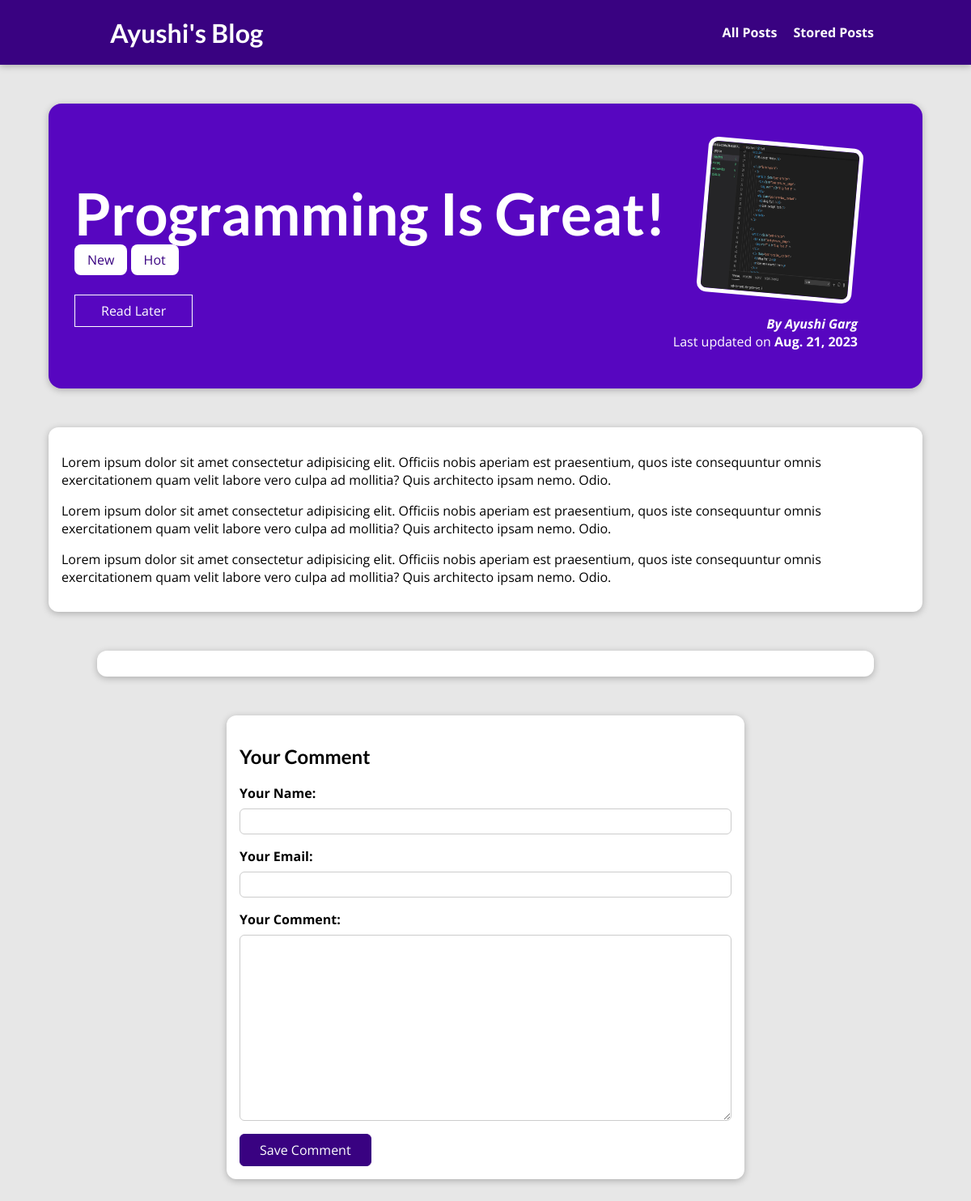
The page /blog/posts/programming-is-great on the database as committed earlier.
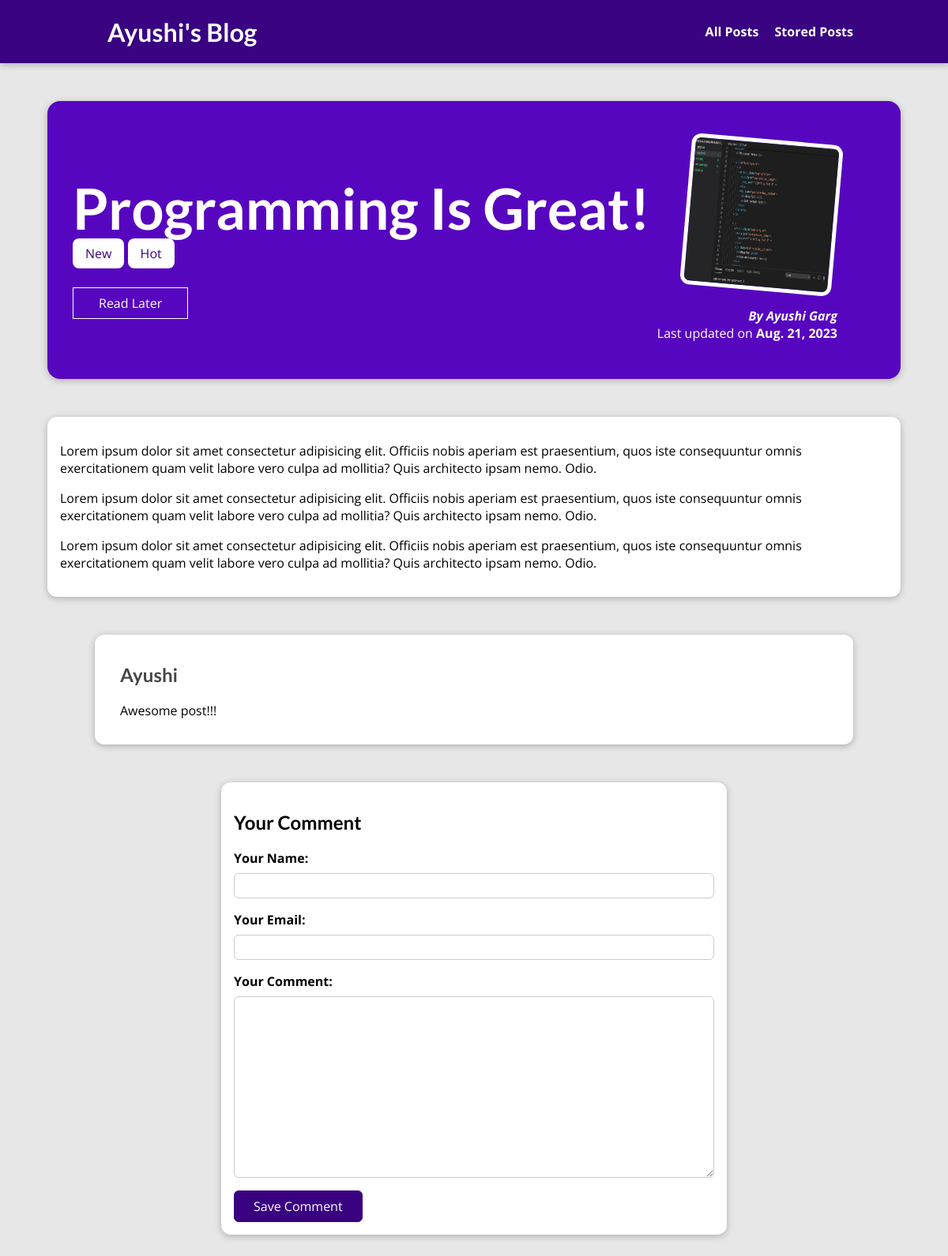
The same page on the database as committed later.
### blog/models.py (models this page shows, shortened)
class Tag(models.Model):
    caption = models.CharField(max_length=20)

class Comment(models.Model):
    user_name = models.CharField(max_length=120)
    user_email = models.EmailField()
    text = models.TextField(max_length=400)
    post = models.ForeignKey(Post, on_delete=models.CASCADE, related_name="comments")

### blog/views.py (the view, shortened to what this page needs)
# urls.py: path("posts/<slug:slug>", PostDetailView.as_view(), name="post_details"),
class PostDetailView(View):
    def is_stored_post(self, request, post_id):
        stored_posts = request.session.get("stored_posts")
        is_saved_for_later = post_id in stored_posts if stored_posts else False
        return is_saved_for_later
    def get(self, request, slug):
        post = Post.objects.get(slug=slug)
        context = {
            "post": post,
            "post_tags": post.tags.all(),
            "comment_form": CommentForm(),
            "comments": post.comments.all().order_by("-id"),
            "saved_for_later": self.is_stored_post(request, post.id)
        }
        return render(request, 'blog/post-details.html', context)

### blog/forms.py
class CommentForm(forms.ModelForm):
    class Meta:
        model = Comment
        exclude = ["post"]
        labels = {
            "user_name": "Your Name",
            "user_email": "Your Email",
            "text": "Your Comment",
        }

### blog/models.py (called while the page is built)
    def full_name(self):
        return f"{self.first_name} {self.last_name}"

    def __str__(self) -> str:
        return self.full_name()

### blog/templates/blog/post-details.html (shortened to what this page needs)
{% extends 'base.html' %}
{% load static %}
{% block css_files %}
<link rel="stylesheet" href="{% static 'blog/post-details.css' %}">
{% endblock css_files %}
{% block content %}
<section id="summary">
    <h2>{{post.title}}</h2>
    <div>
        {% for tag in post_tags %}
            <span class="tag">{{tag.caption}}</span>
        {% endfor %}
    </div>
    <div id="read-later">
        <form action="{% url 'read_later' %}" method="POST">
            <button>
                {% if saved_for_later %}
                    Unsave
                {% else %}
                    Read Later
                {% endif %}
            </button>
        </form>
    </div>
    <article>
        <img src="{{post.image.url}}" alt="{{post.title}}">
        <address>By <a href="mailto:{{post.author.email_address}}">{{post.author}}</a></address>
        <div>
            Last updated on <time>{{post.date}}</time>
        </div>
    </article>
</section>
<main>
    <p>
        {{post.content|linebreaks}}
    </p>
</main>
<section id="comments">
    <ul>
        {% for comment in comments %}
            <li>
                <h2>{{comment.user_name}}</h2>
                <p>{{comment.text|linebreaks}}</p>
            </li>
        {% endfor %}
    </ul>
</section>
<section id="comment-form">
    <h2>Your Comment</h2>
    <form action="{% url 'post_details' post.slug %}", method="POST">
        {% for form_field in comment_form %}
            <div class="form-control {% if form_field.errors %}invalid{% endif %} ">
                {{form_field.label_tag}}
                {{form_field}}
            </div>
        {% endfor %}
        <button>Save Comment</button>
    </form>
</section>
{% endblock content %}

Rows that differ between the two databases and show on the page:
added Comment: user_name "Ayushi", text "Awesome post!!!"
